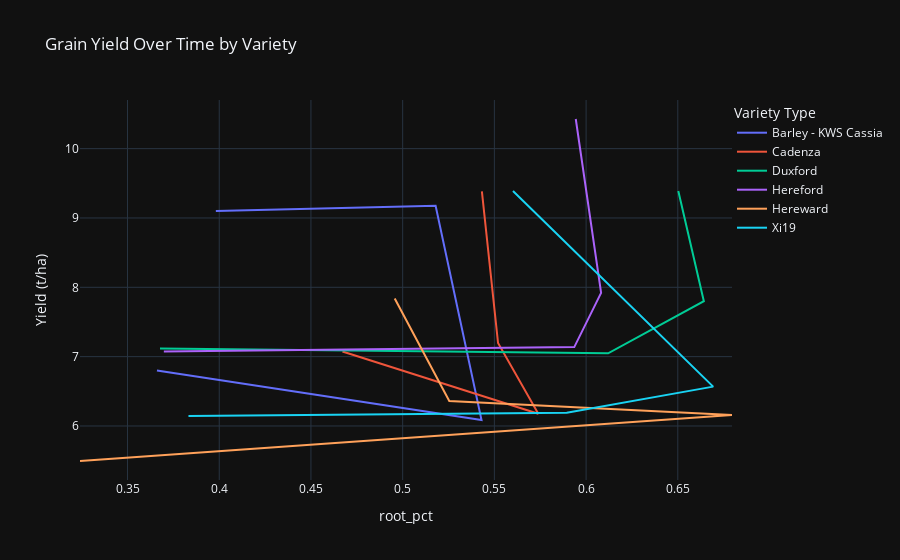
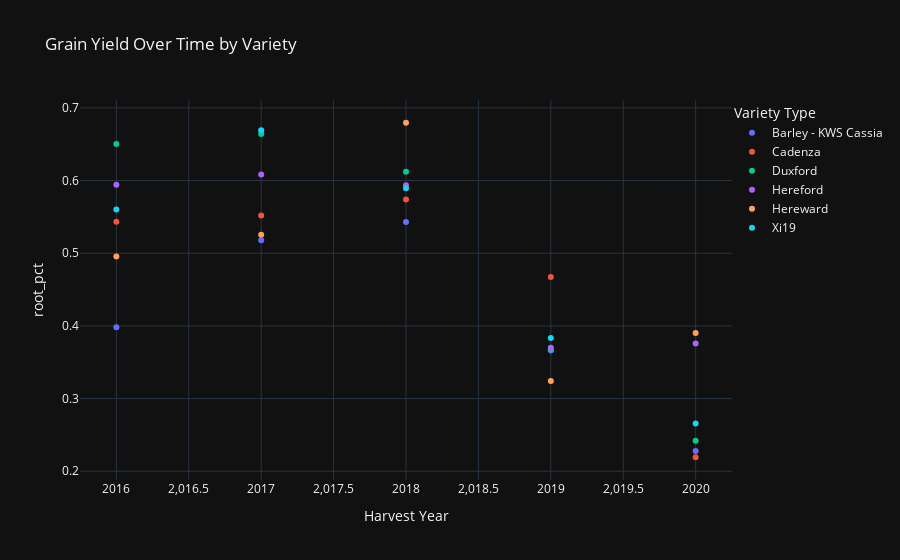
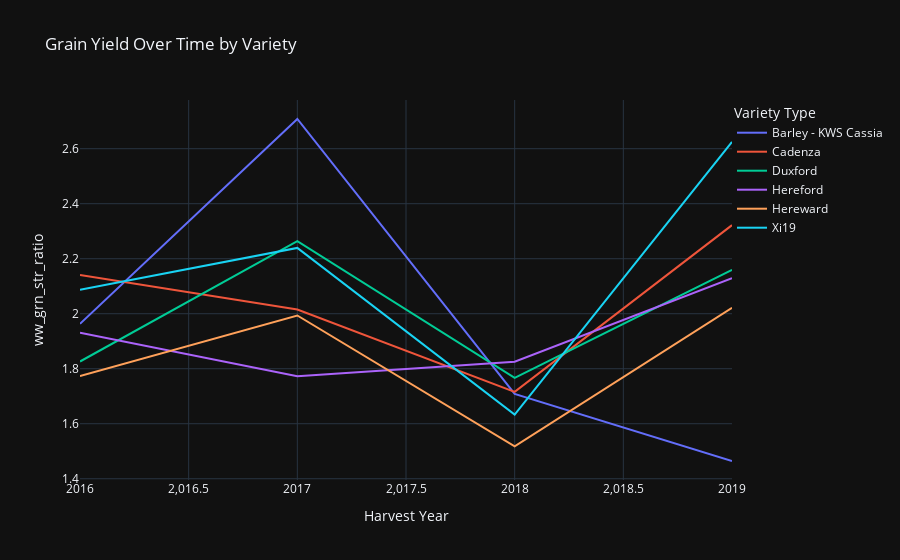

The notebook cell these images were saved under, in order:
### Code cell
### AIM ###
#Interactive plot to single out variety type for take all yield between 2016-2020

### PROCESS ###
fig = px.line(total_xy[total_xy['harvest_year'].between(2016, 2019)], x = 'root_pct', y = 'ww_grnyld', color = 'variety_factor_level', title = 'Grain Yield Over Time by Variety',
    labels = {'harvest_year': 'Harvest Year', 'ww_grnyld': 'Yield (t/ha)', 'variety_factor_level': 'Variety Type'})

fig.update_layout(legend = dict(title = 'Variety Type', x=1, y = 1), template = 'plotly_dark')
fig.show()

fig2 = px.scatter(total_xy, x = 'harvest_year', y = 'root_pct', color = 'variety_factor_level', title = 'Grain Yield Over Time by Variety',
    labels = {'harvest_year': 'Harvest Year', 'ww_grnyld': 'Yield (t/ha)', 'variety_factor_level': 'Variety Type'})
fig2.update_layout(legend = dict(title = 'Variety Type', x = 1, y = 1), template = 'plotly_dark')
fig2.show()


fig3 = px.line(total_xy[total_xy['harvest_year'].between(2016, 2019)], x='harvest_year', y = 'ww_grn_str_ratio', color = 'variety_factor_level', title = 'Grain Yield Over Time by Variety',
    labels = {'harvest_year': 'Harvest Year', 'ww_grnyld': 'Yield (t/ha)', 'variety_factor_level': 'Variety Type'})

fig3.update_layout(legend=dict(title = 'Variety Type', x = 1, y = 1), template = 'plotly_dark')
fig3.show()

### Figure 1 — Plotly figure (JSON) as saved in the notebook; plotly's stock layout.template omitted (floating-point values rounded to 4 significant figures)
{"data": [{"hovertemplate": "Variety Type=Barley - KWS Cassia<br>root_pct=%{x}<br>Yield (t/ha)=%{y}<extra></extra>", "legendgroup": "Barley - KWS Cassia", "line": {"color": "#636efa", "dash": "solid"}, "marker": {"symbol": "circle"}, "mode": "lines", "name": "Barley - KWS Cassia", "orientation": "v", "showlegend": true, "type": "scatter", "x": [0.3981, 0.518, 0.543, 0.366], "xaxis": "x", "y": [9.1, 9.178, 6.088, 6.8], "yaxis": "y"}, {"hovertemplate": "Variety Type=Cadenza<br>root_pct=%{x}<br>Yield (t/ha)=%{y}<extra></extra>", "legendgroup": "Cadenza", "line": {"color": "#EF553B", "dash": "solid"}, "marker": {"symbol": "circle"}, "mode": "lines", "name": "Cadenza", "orientation": "v", "showlegend": true, "type": "scatter", "x": [0.5432, 0.552, 0.5739, 0.4672], "xaxis": "x", "y": [9.385, 7.197, 6.178, 7.075], "yaxis": "y"}, {"hovertemplate": "Variety Type=Duxford<br>root_pct=%{x}<br>Yield (t/ha)=%{y}<extra></extra>", "legendgroup": "Duxford", "line": {"color": "#00cc96", "dash": "solid"}, "marker": {"symbol": "circle"}, "mode": "lines", "name": "Duxford", "orientation": "v", "showlegend": true, "type": "scatter", "x": [0.6503, 0.6642, 0.612, 0.3677], "xaxis": "x", "y": [9.39, 7.8, 7.048, 7.117], "yaxis": "y"}, {"hovertemplate": "Variety Type=Hereford<br>root_pct=%{x}<br>Yield (t/ha)=%{y}<extra></extra>", "legendgroup": "Hereford", "line": {"color": "#ab63fa", "dash": "solid"}, "marker": {"symbol": "circle"}, "mode": "lines", "name": "Hereford", "orientation": "v", "showlegend": true, "type": "scatter", "x": [0.5944, 0.6082, 0.5936, 0.3698], "xaxis": "x", "y": [10.43, 7.92, 7.138, 7.072], "yaxis": "y"}, {"hovertemplate": "Variety Type=Hereward<br>root_pct=%{x}<br>Yield (t/ha)=%{y}<extra></extra>", "legendgroup": "Hereward", "line": {"color": "#FFA15A", "dash": "solid"}, "marker": {"symbol": "circle"}, "mode": "lines", "name": "Hereward", "orientation": "v", "showlegend": true, "type": "scatter", "x": [0.4957, 0.5254, 0.6796, 0.3241], "xaxis": "x", "y": [7.838, 6.36, 6.16, 5.495], "yaxis": "y"}, {"hovertemplate": "Variety Type=Xi19<br>root_pct=%{x}<br>Yield (t/ha)=%{y}<extra></extra>", "legendgroup": "Xi19", "line": {"color": "#19d3f3", "dash": "solid"}, "marker": {"symbol": "circle"}, "mode": "lines", "name": "Xi19", "orientation": "v", "showlegend": true, "type": "scatter", "x": [0.5601, 0.6693, 0.5895, 0.3832], "xaxis": "x", "y": [9.39, 6.567, 6.192, 6.145], "yaxis": "y"}], "layout": {"legend": {"title": {"text": "Variety Type"}, "tracegroupgap": 0, "x": 1, "y": 1}, "title": {"text": "Grain Yield Over Time by Variety"}, "xaxis": {"anchor": "y", "domain": [0, 1], "title": {"text": "root_pct"}}, "yaxis": {"anchor": "x", "domain": [0, 1], "title": {"text": "Yield (t/ha)"}}}}

### Figure 2 — Plotly figure (JSON) as saved in the notebook; plotly's stock layout.template omitted (floating-point values rounded to 4 significant figures)
{"data": [{"hovertemplate": "Variety Type=Barley - KWS Cassia<br>Harvest Year=%{x}<br>root_pct=%{y}<extra></extra>", "legendgroup": "Barley - KWS Cassia", "marker": {"color": "#636efa", "symbol": "circle"}, "mode": "markers", "name": "Barley - KWS Cassia", "orientation": "v", "showlegend": true, "type": "scatter", "x": [2016, 2017, 2018, 2019, 2020], "xaxis": "x", "y": [0.3981, 0.518, 0.543, 0.366, 0.2279], "yaxis": "y"}, {"hovertemplate": "Variety Type=Cadenza<br>Harvest Year=%{x}<br>root_pct=%{y}<extra></extra>", "legendgroup": "Cadenza", "marker": {"color": "#EF553B", "symbol": "circle"}, "mode": "markers", "name": "Cadenza", "orientation": "v", "showlegend": true, "type": "scatter", "x": [2016, 2017, 2018, 2019, 2020], "xaxis": "x", "y": [0.5432, 0.552, 0.5739, 0.4672, 0.2193], "yaxis": "y"}, {"hovertemplate": "Variety Type=Duxford<br>Harvest Year=%{x}<br>root_pct=%{y}<extra></extra>", "legendgroup": "Duxford", "marker": {"color": "#00cc96", "symbol": "circle"}, "mode": "markers", "name": "Duxford", "orientation": "v", "showlegend": true, "type": "scatter", "x": [2016, 2017, 2018, 2019, 2020], "xaxis": "x", "y": [0.6503, 0.6642, 0.612, 0.3677, 0.2418], "yaxis": "y"}, {"hovertemplate": "Variety Type=Hereford<br>Harvest Year=%{x}<br>root_pct=%{y}<extra></extra>", "legendgroup": "Hereford", "marker": {"color": "#ab63fa", "symbol": "circle"}, "mode": "markers", "name": "Hereford", "orientation": "v", "showlegend": true, "type": "scatter", "x": [2016, 2017, 2018, 2019, 2020], "xaxis": "x", "y": [0.5944, 0.6082, 0.5936, 0.3698, 0.376], "yaxis": "y"}, {"hovertemplate": "Variety Type=Hereward<br>Harvest Year=%{x}<br>root_pct=%{y}<extra></extra>", "legendgroup": "Hereward", "marker": {"color": "#FFA15A", "symbol": "circle"}, "mode": "markers", "name": "Hereward", "orientation": "v", "showlegend": true, "type": "scatter", "x": [2016, 2017, 2018, 2019, 2020], "xaxis": "x", "y": [0.4957, 0.5254, 0.6796, 0.3241, 0.3904], "yaxis": "y"}, {"hovertemplate": "Variety Type=Xi19<br>Harvest Year=%{x}<br>root_pct=%{y}<extra></extra>", "legendgroup": "Xi19", "marker": {"color": "#19d3f3", "symbol": "circle"}, "mode": "markers", "name": "Xi19", "orientation": "v", "showlegend": true, "type": "scatter", "x": [2016, 2017, 2018, 2019, 2020], "xaxis": "x", "y": [0.5601, 0.6693, 0.5895, 0.3832, 0.2658], "yaxis": "y"}], "layout": {"legend": {"title": {"text": "Variety Type"}, "tracegroupgap": 0, "x": 1, "y": 1}, "title": {"text": "Grain Yield Over Time by Variety"}, "xaxis": {"anchor": "y", "domain": [0, 1], "title": {"text": "Harvest Year"}}, "yaxis": {"anchor": "x", "domain": [0, 1], "title": {"text": "root_pct"}}}}

### Figure 3 — Plotly figure (JSON) as saved in the notebook; plotly's stock layout.template omitted (floating-point values rounded to 4 significant figures)
{"data": [{"hovertemplate": "Variety Type=Barley - KWS Cassia<br>Harvest Year=%{x}<br>ww_grn_str_ratio=%{y}<extra></extra>", "legendgroup": "Barley - KWS Cassia", "line": {"color": "#636efa", "dash": "solid"}, "marker": {"symbol": "circle"}, "mode": "lines", "name": "Barley - KWS Cassia", "orientation": "v", "showlegend": true, "type": "scatter", "x": [2016, 2017, 2018, 2019], "xaxis": "x", "y": [1.963, 2.708, 1.708, 1.464], "yaxis": "y"}, {"hovertemplate": "Variety Type=Cadenza<br>Harvest Year=%{x}<br>ww_grn_str_ratio=%{y}<extra></extra>", "legendgroup": "Cadenza", "line": {"color": "#EF553B", "dash": "solid"}, "marker": {"symbol": "circle"}, "mode": "lines", "name": "Cadenza", "orientation": "v", "showlegend": true, "type": "scatter", "x": [2016, 2017, 2018, 2019], "xaxis": "x", "y": [2.141, 2.015, 1.716, 2.322], "yaxis": "y"}, {"hovertemplate": "Variety Type=Duxford<br>Harvest Year=%{x}<br>ww_grn_str_ratio=%{y}<extra></extra>", "legendgroup": "Duxford", "line": {"color": "#00cc96", "dash": "solid"}, "marker": {"symbol": "circle"}, "mode": "lines", "name": "Duxford", "orientation": "v", "showlegend": true, "type": "scatter", "x": [2016, 2017, 2018, 2019], "xaxis": "x", "y": [1.826, 2.264, 1.767, 2.16], "yaxis": "y"}, {"hovertemplate": "Variety Type=Hereford<br>Harvest Year=%{x}<br>ww_grn_str_ratio=%{y}<extra></extra>", "legendgroup": "Hereford", "line": {"color": "#ab63fa", "dash": "solid"}, "marker": {"symbol": "circle"}, "mode": "lines", "name": "Hereford", "orientation": "v", "showlegend": true, "type": "scatter", "x": [2016, 2017, 2018, 2019], "xaxis": "x", "y": [1.931, 1.772, 1.826, 2.129], "yaxis": "y"}, {"hovertemplate": "Variety Type=Hereward<br>Harvest Year=%{x}<br>ww_grn_str_ratio=%{y}<extra></extra>", "legendgroup": "Hereward", "line": {"color": "#FFA15A", "dash": "solid"}, "marker": {"symbol": "circle"}, "mode": "lines", "name": "Hereward", "orientation": "v", "showlegend": true, "type": "scatter", "x": [2016, 2017, 2018, 2019], "xaxis": "x", "y": [1.773, 1.994, 1.518, 2.022], "yaxis": "y"}, {"hovertemplate": "Variety Type=Xi19<br>Harvest Year=%{x}<br>ww_grn_str_ratio=%{y}<extra></extra>", "legendgroup": "Xi19", "line": {"color": "#19d3f3", "dash": "solid"}, "marker": {"symbol": "circle"}, "mode": "lines", "name": "Xi19", "orientation": "v", "showlegend": true, "type": "scatter", "x": [2016, 2017, 2018, 2019], "xaxis": "x", "y": [2.087, 2.239, 1.633, 2.625], "yaxis": "y"}], "layout": {"legend": {"title": {"text": "Variety Type"}, "tracegroupgap": 0, "x": 1, "y": 1}, "title": {"text": "Grain Yield Over Time by Variety"}, "xaxis": {"anchor": "y", "domain": [0, 1], "title": {"text": "Harvest Year"}}, "yaxis": {"anchor": "x", "domain": [0, 1], "title": {"text": "ww_grn_str_ratio"}}}}
